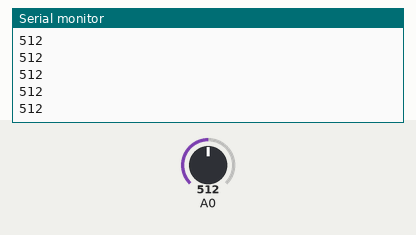
A sketch run on a simulated Arduino Uno, built with avr-gcc and run on an emulated ATmega328P. Shown: the last lines printed to the serial monitor. The test bench sets the inputs (shaded band); at power-on: A0 = 512.

Above: at 1.2 s.
1.3 s: A0 set to 716
At 1.9 s:
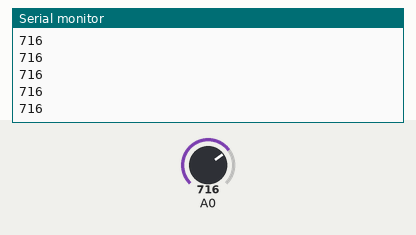
2.8 s: A0 set to 900
At 3.7 s:
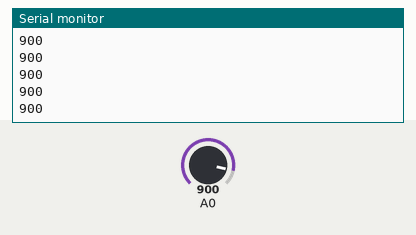
Timing chart, 0 to 5.8 s (numbered marks = the images above; inputs shaded):
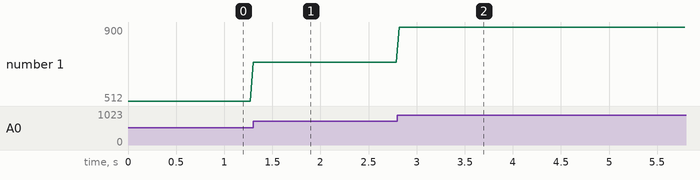

Measured:
- after the input at 1.3 s, the serial monitor: prints a new line at once (image 1)
- after the input at 2.8 s, the serial monitor: prints a new line at once (image 2)
- plotted number 1: 512 → 716 after the input at 1.3 s, 716 → 900 after the input at 2.8 s

The sketch:

EMGsensor.ino
```cpp
#include <SoftwareSerial.h>   // Incluimos la librería  SoftwareSerial
SoftwareSerial BT(10,11);    // Definimos los pines RX y TX del Arduino conectados al Bluetooth

bool traffic_mode = false;

bool start_hit = false;
int start_hit_counter = 0;
const int start_stream_length = 7;
char start_stream[start_stream_length] = {'S','T','A','R','T','\r','\n'};
int samples[3] = {0, 0, 0};


bool start_check(char c) {
  if (c == start_stream[start_hit_counter]) {
    start_hit_counter += 1;

    if (start_hit_counter == start_stream) {

      start_hit = true;
      Serial.print("STREAMING STARTED");
      traffic_mode = true;
      start_hit_counter = 0;
    }
    return true;
  } else {
    start_hit_counter = 0;
    return false;
  }
}

void setup() {
  //BT.begin(9600);       // Inicializamos el puerto serie BT (Para Modo AT 2)
  Serial.begin(9600);
}


void loop() {

  /*for (int i = 2; i>0; i--) {
    samples[i] =samples[i-1];
  }
  samples[0] = analogRead(A0);
  */

  //int value = int(0.5*samples[0] + 0.3*samples[1] + 0.2*samples[2]);
  Serial.println(analogRead(A0));
  //Serial.println(value);
  delay(30);
  /*if (traffic_mode) {
    char cstr[16];
    itoa(analogRead(A0), cstr, 10);
    BT.write(cstr);
    BT.write("\r\n");
  } else {
    if (BT.available()) {
      int incoming_char = BT.read();
      start_check(incoming_char);
    }
  }*/

}
```
